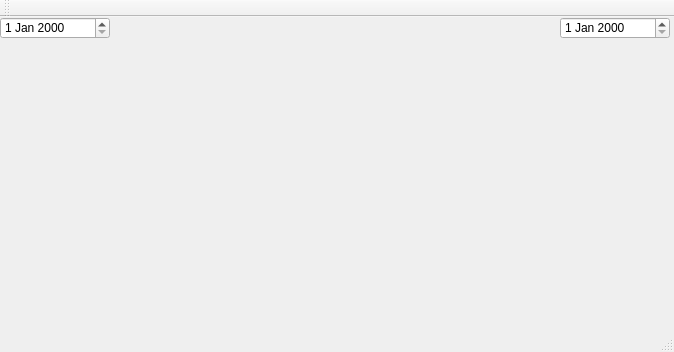
<?xml version="1.0" encoding="UTF-8"?>
<ui version="4.0">
 <class>MainWindow</class>
 <widget class="QMainWindow" name="MainWindow">
  <property name="geometry">
   <rect>
    <x>0</x>
    <y>0</y>
    <width>674</width>
    <height>352</height>
   </rect>
  </property>
  <property name="sizePolicy">
   <sizepolicy hsizetype="Expanding" vsizetype="Expanding">
    <horstretch>0</horstretch>
    <verstretch>0</verstretch>
   </sizepolicy>
  </property>
  <property name="windowTitle">
   <string>MainWindow</string>
  </property>
  <widget class="QCustomPlot" name="centralWidget">
   <property name="autoFillBackground">
    <bool>false</bool>
   </property>
   <widget class="QDateEdit" name="dateEdit">
    <property name="geometry">
     <rect>
      <x>0</x>
      <y>0</y>
      <width>110</width>
      <height>22</height>
     </rect>
    </property>
   </widget>
   <widget class="QDateEdit" name="dateEdit_2">
    <property name="geometry">
     <rect>
      <x>560</x>
      <y>0</y>
      <width>110</width>
      <height>22</height>
     </rect>
    </property>
   </widget>
  </widget>
  <widget class="QMenuBar" name="menuBar">
   <property name="geometry">
    <rect>
     <x>0</x>
     <y>0</y>
     <width>674</width>
     <height>20</height>
    </rect>
   </property>
  </widget>
  <widget class="QToolBar" name="mainToolBar">
   <attribute name="toolBarArea">
    <enum>TopToolBarArea</enum>
   </attribute>
   <attribute name="toolBarBreak">
    <bool>false</bool>
   </attribute>
  </widget>
  <widget class="QStatusBar" name="statusBar"/>
 </widget>
 <layoutdefault spacing="6" margin="11"/>
 <customwidgets>
  <customwidget>
   <class>QCustomPlot</class>
   <extends>QWidget</extends>
   <header>qcustomplot.h</header>
   <container>1</container>
  </customwidget>
 </customwidgets>
 <resources/>
 <connections/>
</ui>
